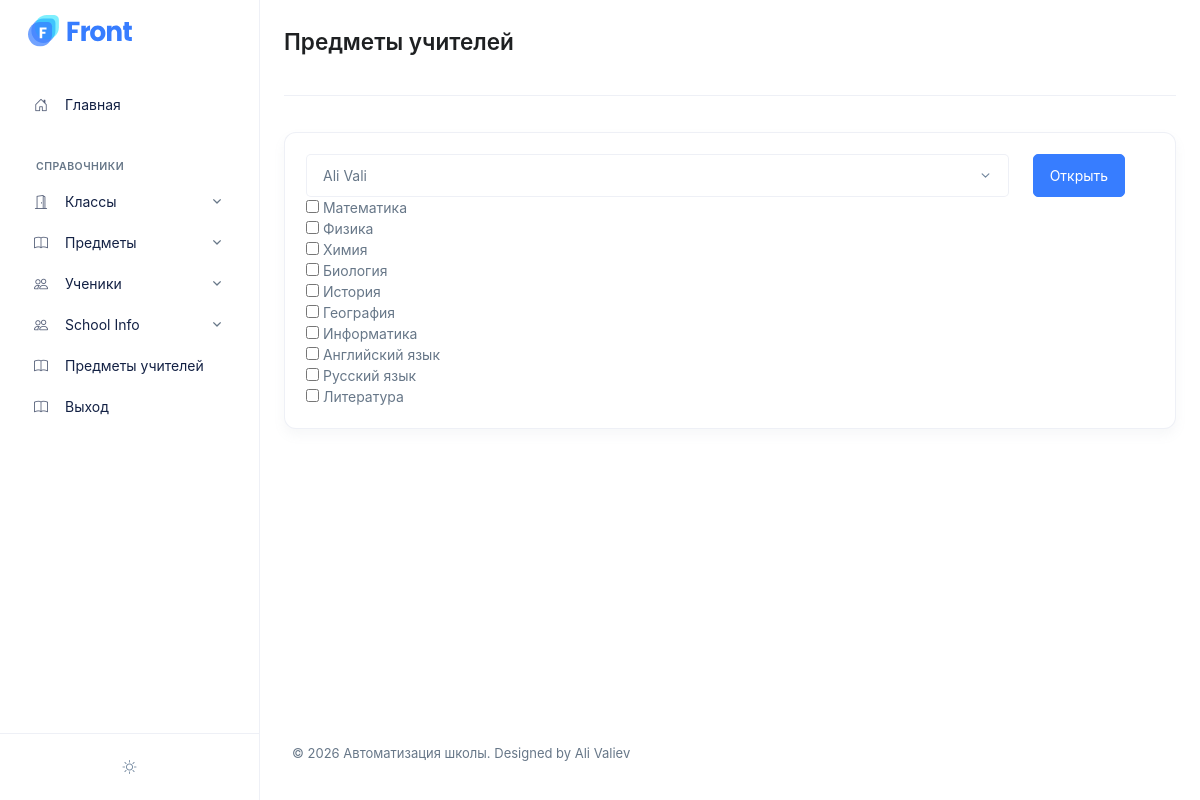
The page /admin/index.php?page=teacher_subjects (signed in) on the database its author committed.
### tables this page shows
CREATE TABLE `subjects` (
  `id` int(11) NOT NULL AUTO_INCREMENT,
  `title` varchar(100) NOT NULL,
  PRIMARY KEY (`id`)
);

### admin/teacher_subjects.php (the view, shortened to what this page needs)
<div class="page-header">
  <h1 class="page-header-title">Предметы учителей</h1>
</div>
<div class="card">
    <div class="card-body">
        <form action="index.php">
        <div class="row">
            <div class ="col-10">
            <select class="form-select" name="teacher_id" id="">
                <?php
                $query = "Select * from users where role='teacher';";
                $res = mysqli_query($conn, $query);
                while($row = mysqli_fetch_assoc($res))
                {
                ?>
                <option value="<?=$row['id'];?>"><?=$row['full_name'];?></option>
                <?php
                }
                ?>
            </select>
            </div>
           <div class="col-2">
                <input type="submit" value="Открыть" class="btn btn-primary">
           </div>
           </div>
        </form>
        <?php
                $query = "Select * from subjects";
                $res = mysqli_query($conn, $query);
                while($row = mysqli_fetch_assoc($res))
                {
                ?>
                    <input type="checkbox" name="" value ="<?=$row['id'];?>">
                    <label for=""><?=$row['title'];?></label> <br>
                <?php
                }
                ?>
    </div>
</div>

### admin/partials/head.php (style rules this page uses)
* { transition: unset !important; }
body { opacity: 0; }

### rows shown on the page
subjects: title "Математика"
subjects: title "Физика"
subjects: title "Химия"
subjects: title "Биология"
subjects: title "История"
subjects: title "География"
subjects: title "Информатика"
subjects: title "Английский язык"
subjects: title "Русский язык"
subjects: title "Литература"

### other values the page prints
form field teacher_id "Ali Vali"
